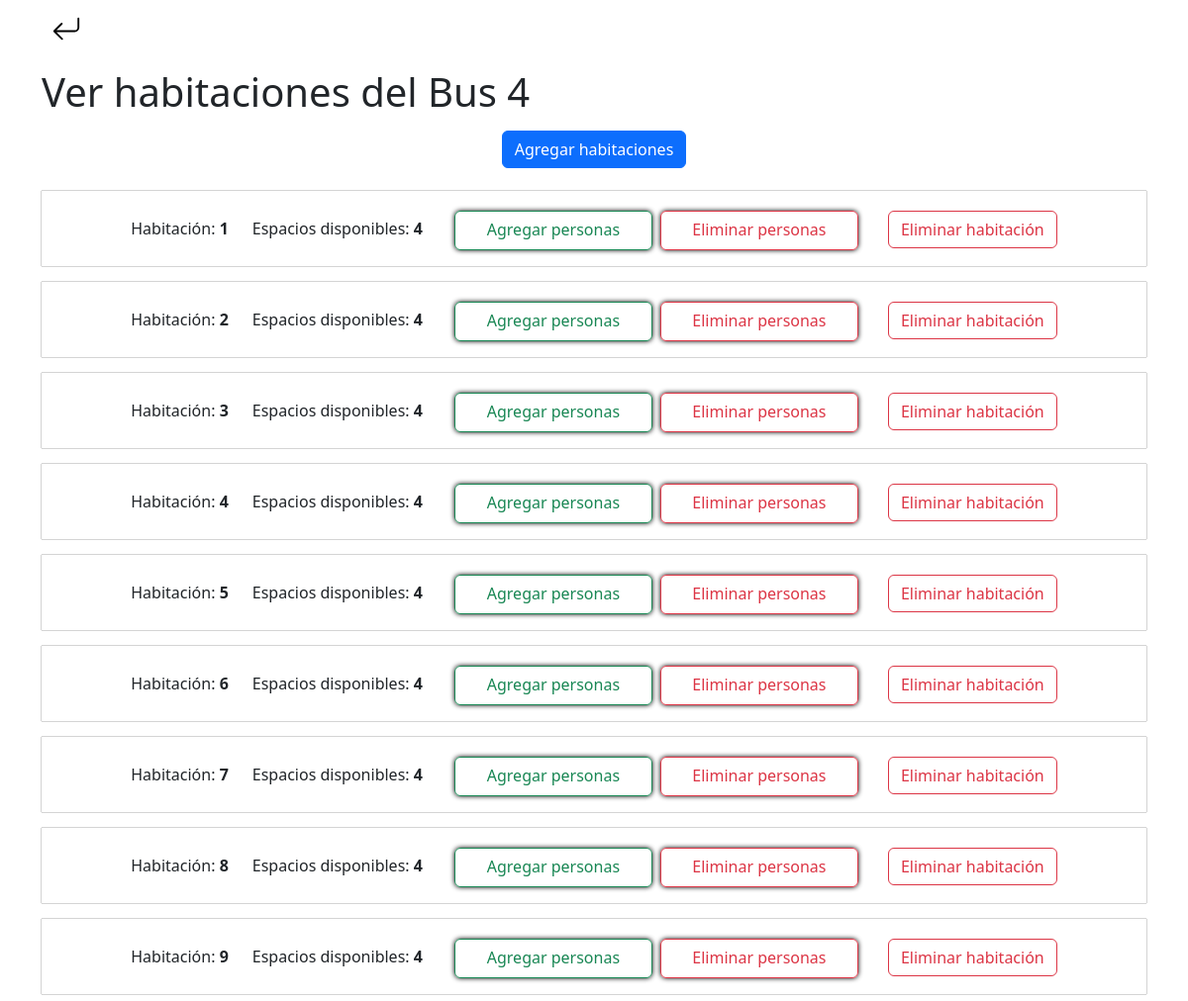
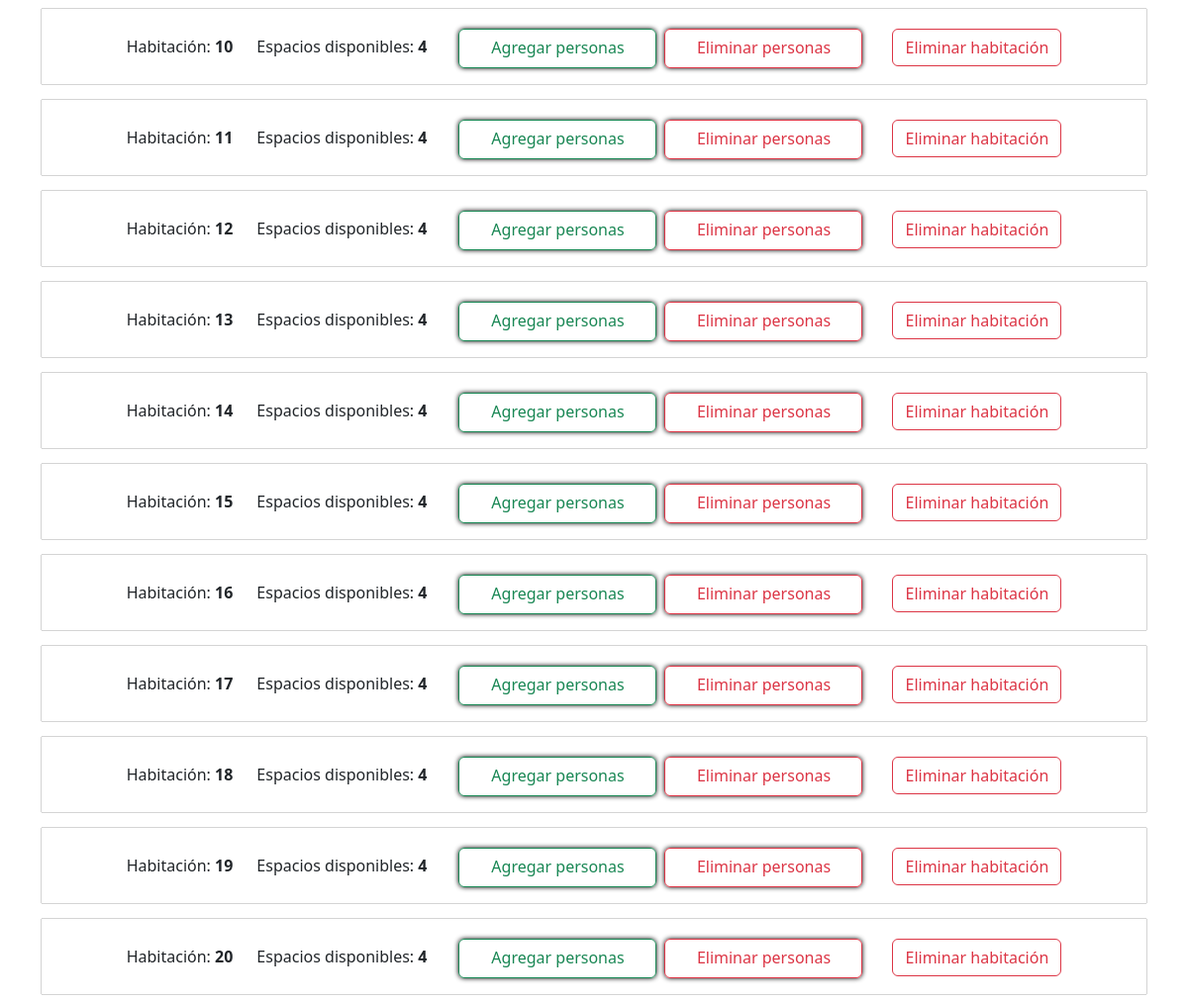
/view_rooms/4/ (signed in), run on the app's committed database (2 pictures, top to bottom).
### pageLogin/models.py (models this page shows)
class Rooms_Bus(models.Model):
    name = models.CharField(max_length=50, unique=True)
    bus = models.ForeignKey(Bus, on_delete=models.CASCADE)

class Bus(models.Model):
    nombre = models.CharField(max_length=100, unique=True)
    date_of_travel = models.ForeignKey(DatesOfTravel, on_delete=models.CASCADE, null=False)
    class Meta:
        verbose_name = 'Bus'
        verbose_name_plural = 'Buses'
    def __str__(self):
        return self.nombre

### pagePrincipal/models.py (models this page shows)
class Room(models.Model):
    number = models.CharField(max_length=10, null=True, blank=True)
    max_capacity = models.PositiveIntegerField(default=4)
    min_capacity = models.PositiveIntegerField(default=1)
    remaining_spaces = models.IntegerField(default=4)
    users = models.ManyToManyField(User, blank=True)
    companions = models.ManyToManyField(Companions, blank=True)
    rooms_bus = models.ForeignKey(Rooms_Bus, on_delete=models.CASCADE)

### Panel_Admin/views.py (the view)
# urls.py: path('view_rooms/<int:room_id>/', viewRooms.as_view(), name='ViewRooms'),
class viewRooms(LoginRequiredMixin, View):
    login_url = '/'
    def get(self, request, room_id):
        room = Rooms_Bus.objects.get(bus=room_id)
        rooms = Room.objects.annotate(
            number_as_int=Cast('number', IntegerField())
        ).filter(rooms_bus=room).order_by('number_as_int')
        bus_id = room_id
        return render(request, 'view-rooms.html', {'rooms': rooms, 'room_search': room, 'bus_id': bus_id})

### templates/view-rooms.html (shortened to what this page needs)
{% extends 'PanelAdmin.html' %}
{% load static %}
{% load pwa %}
{% block content %}
<section class="bus">
    <section class="back">
        <div class="container">
            <a href="{% url 'ViewBus' bus_id %}">
            </a>
        </div>
    </section>
    <div class="container">
        <h1 class="mt-4">Ver habitaciones del {{room_search.bus}}</h1>
        <div class="buttons-row" style="margin: 15px 0px;">
            <a href="{% url 'AddRooms' bus_id %}" class="btn btn-primary mx-1">Agregar habitaciones</a>
        </div>
        <div class="car">
            <div class="card-body d-flex justify-content-center align-items-center flex-column">
                {% for room in rooms %}
                    <div class="room-card d-flex justify-content-center text-center my-2">
                        <p class="mt-3">Habitación: <span style="font-weight: bold;">{{room.number}}</span></p>
                        {% if room.remaining_spaces == 0 %}
                            <p class="mt-3 mx-2">Espacios disponibles: <span style="font-weight: bold;">0</span></p>
                        {% else %}
                            <p class="mt-3 mx-4">Espacios disponibles: <span style="font-weight: bold;">{{room.remaining_spaces}}</span></p>
                        {% endif %}
                        <a href="{% url 'AddUsersToRoom' room.id bus_id %}" class="btn btn-outline-success mx-2 mb-1 room-btn">Agregar personas</a>
                        <a href="{% url 'DeletePeopleFromRoom' room.id bus_id %}" class="btn btn-outline-danger room-btn">Eliminar personas</a>
                        <form action="{% url 'DeleteRoom' bus_id room.id %}" method="post" class="delete-room-form">
                            <button type="submit" class="btn btn-outline-danger delete-room-btn">Eliminar habitación</button>
                        </form>
                    </div>
                {% endfor %}
            </div>
        </div>
    </div>
</section>
{% endblock %}

### static/css/styles.css (style rules this page uses)
* { margin: 0; padding: 0; box-sizing: border-box; }
body { min-height: 100dvh; }
.buttons-row { display: flex; flex-direction: row; justify-content: center; }
.bus { height: auto; }

### templates/view-rooms.html (style rules this page uses)
.room-card { box-shadow: 0px 0px 1px black; padding: 10px; width: 100%; }
.room-btn { width: 200px; height: 40px; box-shadow: 0px 0px 5px black; margin-top: 10px; }
.delete-room-form { margin-left: 30px; margin-top: 10px; }

### data on the page
Rooms_Bus: bus "Bus 4"
Room: number "1", remaining_spaces "4"
Room: number "2", remaining_spaces "4"
Room: number "3", remaining_spaces "4"
Room: number "4", remaining_spaces "4"
Room: number "5", remaining_spaces "4"
Room: number "6", remaining_spaces "4"
Room: number "7", remaining_spaces "4"
Room: number "8", remaining_spaces "4"
Room: number "9", remaining_spaces "4"
Room: number "10", remaining_spaces "4"
Room: number "11", remaining_spaces "4"
Room: number "12", remaining_spaces "4"
Room: number "13", remaining_spaces "4"
Room: number "14", remaining_spaces "4"
Room: number "15", remaining_spaces "4"
Room: number "16", remaining_spaces "4"
Room: number "17", remaining_spaces "4"
Room: number "18", remaining_spaces "4"
Room: number "19", remaining_spaces "4"
Room: number "20", remaining_spaces "4"
